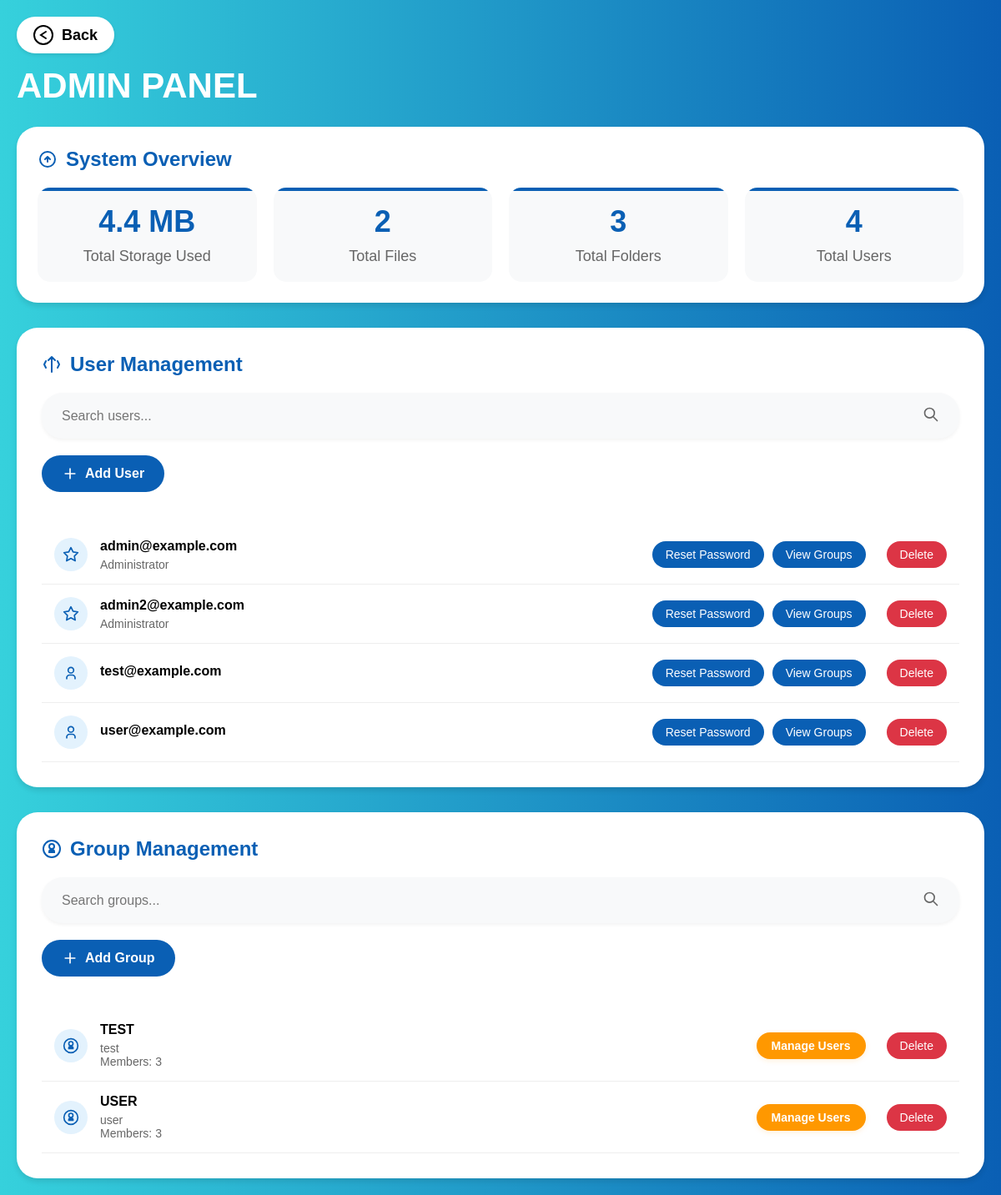
Screenshot of /admin/panel (signed in) with the database file from the repository.
### app.py (models this page shows, shortened)
class User(UserMixin, db.Model):
    id = db.Column(db.Integer, primary_key=True)
    email = db.Column(db.String(120), unique=True, nullable=False)
    password_hash = db.Column(db.String(128))
    is_admin = db.Column(db.Boolean, default=False)
    storage_limit = db.Column(db.BigInteger, default=5 * 1024 * 1024 * 1024)  # 5GB default
    last_login = db.Column(db.DateTime)
    files = db.relationship('File', backref='owner', lazy=True)
    folders = db.relationship('Folder', backref='owner', lazy=True)
    groups = db.relationship('Group', secondary='user_groups', backref=db.backref('users', lazy='dynamic'))

class Group(db.Model):
    id = db.Column(db.Integer, primary_key=True)
    name = db.Column(db.String(100), unique=True, nullable=False)
    description = db.Column(db.String(200))
    created_at = db.Column(db.DateTime, default=datetime.utcnow)

### app.py (the view)
@app.route('/admin/panel')
@login_required
def admin_panel():
    if not current_user.is_admin:
        flash('You do not have access to this page.', 'error')
        return render_template('user_dashboard.html')
    try:
        users = User.query.all()
        total_files = File.query.count()
        total_folders = Folder.query.count()
        total_storage_used = db.session.query(db.func.sum(File.size)).scalar() or 0
        if total_storage_used < 1024:
            total_storage_formatted = f"{total_storage_used} B"
        elif total_storage_used < 1024**2:
            total_storage_formatted = f"{total_storage_used/1024:.1f} KB"
        elif total_storage_used < 1024**3:
            total_storage_formatted = f"{total_storage_used/(1024**2):.1f} MB"
        else:
            total_storage_formatted = f"{total_storage_used/(1024**3):.1f} GB"
        user_storage = []
        for user in users:
            user_files = File.query.filter_by(owner_id=user.id).all()
            storage_used = sum(f.size for f in user_files)
            if storage_used < 1024**2:
                storage_formatted = f"{storage_used/1024:.1f} KB"
            elif storage_used < 1024**3:
                storage_formatted = f"{storage_used/(1024**2):.1f} MB"
            else:
                storage_formatted = f"{storage_used/(1024**3):.1f} GB"
            user_storage.append({
                'id': user.id,
                'email': user.email,
                'storage_used': storage_formatted,
                'storage_limit': f"{user.storage_limit/(1024**3):.1f} GB",
                'usage_percent': round((storage_used / user.storage_limit) * 100, 2) if user.storage_limit > 0 else 0
            })
        all_groups = Group.query.all()
        return render_template('admin_panel.html',
                             users=users,
                             user_storage=user_storage,
                             total_users=len(users),
                             total_files=total_files,
                             total_folders=total_folders,
                             total_storage=total_storage_formatted,
                             groups=all_groups)
    except Exception as e:
        flash(f'Erreur dans /admin/panel : {str(e)}', 'error')
        return redirect(url_for('admin_dashboard'))

### app.py (called while the page is built)
@login_manager.user_loader
def load_user(user_id):
    return User.query.get(int(user_id))

### templates/admin_panel.html (shortened to what this page needs)
<!DOCTYPE html>
<html lang="fr">
<head>
</head>
<body>
    <a href="{{ url_for('admin_dashboard') }}" class="back-button">
        <svg width="24" height="24" viewBox="0 0 24 24" fill="none">
            <circle cx="12" cy="12" r="11" stroke="black" stroke-width="2"/>
            <path d="M15 8L9 12L15 16" stroke="black" stroke-width="2" stroke-linecap="round"/>
        </svg>
        Back
    </a>
    <h1 class="admin-title">ADMIN PANEL</h1>
    <div class="stats-container">
        <h2 class="section-title">
            System Overview
        </h2>
        <div class="stats-grid">
            <div class="stat-card">
                <div class="stat-value">{{ total_storage }}</div>
                <div class="stat-label">Total Storage Used</div>
            </div>
            <div class="stat-card">
                <div class="stat-value">{{ total_files }}</div>
                <div class="stat-label">Total Files</div>
            </div>
            <div class="stat-card">
                <div class="stat-value">{{ total_folders }}</div>
                <div class="stat-label">Total Folders</div>
            </div>
            <div class="stat-card">
                <div class="stat-value">{{ total_users }}</div>
                <div class="stat-label">Total Users</div>
            </div>
        </div>
    </div>
    <div class="user-management">
        <h2 class="section-title">
            <svg width="24" height="24" viewBox="0 0 24 24" fill="none">
                <path d="M12 3V21M12 3L8 7M12 3L16 7M5 8L3 12L5 16M19 8L21 12L19 16" stroke="#0a5fb4" stroke-width="2" stroke-linecap="round" stroke-linejoin="round"/>
            </svg>
            User Management
        </h2>
        <div class="search-container">
            <input type="text" id="userSearch" class="search-input" placeholder="Search users...">
            <button class="search-btn">
                <svg width="20" height="20" viewBox="0 0 24 24" fill="none">
                    <path d="M21 21L15 15M17 10C17 13.866 13.866 17 10 17C6.13401 17 3 13.866 3 10C3 6.13401 6.13401 3 10 3C13.866 3 17 6.13401 17 10Z" stroke="#666" stroke-width="2" stroke-linecap="round" stroke-linejoin="round"/>
                </svg>
            </button>
        </div>
        <button class="btn-add-user" onclick="showAddUserModal()">
            <svg width="20" height="20" viewBox="0 0 24 24" fill="none">
                <path d="M12 5V19M5 12H19" stroke="white" stroke-width="2" stroke-linecap="round" stroke-linejoin="round"/>
            </svg>
            Add User
        </button>
        <ul class="activity-list" id="userList">
            {% for user in users %}
            <li class="activity-item">
                <div class="activity-icon">
                    {% if user.is_admin %}
                    <svg width="20" height="20" viewBox="0 0 24 24" fill="none">
                        <path d="M12 2L15.09 8.26L22 9.27L17 14.14L18.18 21.02L12 17.77L5.82 21.02L7 14.14L2 9.27L8.91 8.26L12 2Z" stroke="#0a5fb4" stroke-width="2" stroke-linecap="round" stroke-linejoin="round"/>
                    </svg>
                    {% else %}
                    <svg width="20" height="20" viewBox="0 0 24 24" fill="none">
                        <circle cx="12" cy="8" r="4" stroke="#0a5fb4" stroke-width="2"/>
                        <path d="M6 21V19C6 16.7909 7.79086 15 10 15H14C16.2091 15 18 16.7909 18 19V21" stroke="#0a5fb4" stroke-width="2"/>
                    </svg>
                    {% endif %}
                </div>
                <div class="activity-details">
                    <div class="activity-title">{{ user.email }}</div>
                    <div class="activity-meta">
                        {% if user.is_admin %}
                        <span class="badge">Administrator</span>
                        {% endif %}
                    </div>
                </div>
                <div class="user-actions">
                    <button class="btn-reset-password" data-user-id="{{ user.id }}">Reset Password</button>
                    <button class="btn-manage-groups" data-user-id="{{ user.id }}">View Groups</button>
                    <button class="btn-delete" data-user-id="{{ user.id }}">Delete</button>
                </div>
            </li>
            {% endfor %}
        </ul>
    </div>
    <div class="user-management">
        <h2 class="section-title">
            <svg width="24" height="24" viewBox="0 0 24 24" fill="none">
                <circle cx="12" cy="12" r="10" stroke="#0a5fb4" stroke-width="2"/>
                <path d="M8 15C8 13.3431 9.34315 12 11 12H13C14.6569 12 16 13.3431 16 15V17H8V15Z" fill="#0a5fb4"/>
                <circle cx="12" cy="9" r="3" stroke="#0a5fb4" stroke-width="2"/>
            </svg>
            Group Management
        </h2>
        <div class="search-container">
            <input type="text" id="groupSearch" class="search-input" placeholder="Search groups...">
            <button class="search-btn">
                <svg width="20" height="20" viewBox="0 0 24 24" fill="none">
                    <path d="M21 21L15 15M17 10C17 13.866 13.866 17 10 17C6.13401 17 3 13.866 3 10C3 6.13401 6.13401 3 10 3C13.866 3 17 6.13401 17 10Z" stroke="#666" stroke-width="2" stroke-linecap="round" stroke-linejoin="round"/>
                </svg>
            </button>
        </div>
        <button class="btn-add-user" onclick="showAddGroupModal()">
            <svg width="20" height="20" viewBox="0 0 24 24" fill="none">
                <path d="M12 5V19M5 12H19" stroke="white" stroke-width="2" stroke-linecap="round" stroke-linejoin="round"/>
            </svg>
            Add Group
        </button>
        <ul class="activity-list" id="groupList">
            {% for group in groups %}
            <li class="activity-item">
                <div class="activity-icon">
                    <svg width="20" height="20" viewBox="0 0 24 24" fill="none">
                        <circle cx="12" cy="12" r="10" stroke="#0a5fb4" stroke-width="2"/>
                        <path d="M8 15C8 13.3431 9.34315 12 11 12H13C14.6569 12 16 13.3431 16 15V17H8V15Z" fill="#0a5fb4"/>
                        <circle cx="12" cy="9" r="3" stroke="#0a5fb4" stroke-width="2"/>
                    </svg>
                </div>
                <div class="activity-details">
                    <div class="activity-title">{{ group.name }}</div>
                    <div class="activity-meta">
                        {{ group.description or 'No description' }}<br>
                        Members: {{ group.users.count() }}
                    </div>
                </div>
                <div class="user-actions">
                    <button class="btn-manage-users" data-group-id="{{ group.id }}">Manage Users</button>
                    <button class="btn-delete" data-group-id="{{ group.id }}">Delete</button>
                </div>
            </li>
            {% endfor %}
        </ul>
    </div>
</body>
</html>

### templates/admin_panel.html (style rules this page uses)
* { margin: 0; padding: 0; box-sizing: border-box; font-family: Arial, sans-serif; }
body { background: linear-gradient(to right, #36d1dc, #0a5fb4); color: black; min-height: 100vh; padding: 20px; }
.back-button { display: inline-flex; align-items: center; background-color: white; padding: 10px 20px; border-radius: 25px; width: fit-content; cursor: pointer; font-weight: bold; text-decoration: none; color: black; border: none; font-size: 18px; box-shadow: 0 2px 4px rgba(0, 0, 0, 0.1); transition: all 0.3s ease; }
.back-button svg { margin-right: 10px; }
.admin-title { color: white; font-size: 42px; font-weight: bold; margin: 15px 0 25px 0; }
.section-title { color: #0a5fb4; font-size: 24px; margin-bottom: 20px; display: flex; align-items: center; gap: 10px; }
.stats-container { background-color: white; border-radius: 25px; padding: 25px; margin-bottom: 30px; box-shadow: 0 4px 6px rgba(0, 0, 0, 0.1); }
.stats-grid { display: grid; grid-template-columns: repeat(auto-fit, minmax(250px, 1fr)); gap: 20px; }
.stat-card { background-color: #f8f9fa; border-radius: 15px; padding: 20px; text-align: center; transition: all 0.3s ease; position: relative; overflow: hidden; }
.stat-card::before { content: ''; position: absolute; top: 0; left: 0; width: 100%; height: 4px; background: #0a5fb4; }
.stat-value { font-size: 36px; font-weight: bold; color: #0a5fb4; margin-bottom: 10px; }
.stat-label { font-size: 18px; color: #666; }
.user-management { background-color: white; border-radius: 25px; padding: 30px; margin-top: 30px; box-shadow: 0 4px 6px rgba(0, 0, 0, 0.1); }
.btn-add-user { background-color: #0a5fb4; color: white; border: none; padding: 12px 24px; border-radius: 25px; font-weight: bold; font-size: 16px; margin-bottom: 20px; cursor: pointer; transition: all 0.3s ease; display: inline-flex; align-items: center; gap: 8px; }
.activity-list { list-style: none; margin-top: 20px; }
.activity-item { display: flex; align-items: center; padding: 15px; border-bottom: 1px solid #eee; transition: background-color 0.3s ease; }
.activity-icon { width: 40px; height: 40px; border-radius: 50%; background: #e3f2fd; display: flex; align-items: center; justify-content: center; margin-right: 15px; }
.activity-details { flex-grow: 1; }
.activity-title { font-weight: bold; margin-bottom: 5px; }
.activity-meta { font-size: 14px; color: #666; }
.btn-delete { background-color: #dc3545; color: white; border: none; padding: 8px 16px; border-radius: 25px; cursor: pointer; transition: all 0.3s ease; font-size: 14px; margin-left: 15px; }
.user-actions { display: flex; gap: 10px; }
.btn-reset-password, .btn-manage-groups { background-color: #0a5fb4; color: white; border: none; padding: 8px 16px; border-radius: 25px; cursor: pointer; transition: all 0.3s ease; font-size: 14px; }
.btn-manage-users { background-color: #ff9800; color: white; border: none; padding: 8px 18px; border-radius: 25px; cursor: pointer; transition: all 0.3s ease; font-size: 14px; font-weight: bold; box-shadow: 0 2px 6px rgba(255, 152, 0, 0.15); margin-left: 10px; }
.search-container { display: flex; align-items: center; margin-bottom: 20px; background-color: #f8f9fa; border-radius: 25px; padding: 8px 16px; box-shadow: 0 2px 4px rgba(0, 0, 0, 0.05); }
.search-input { flex: 1; border: none; background: none; padding: 8px; font-size: 16px; color: #333; outline: none; }
.search-btn { background: none; border: none; padding: 8px; cursor: pointer; transition: transform 0.2s ease; }

### rows the page displays
User: is_admin True (drawn), email "admin@example.com"
User: is_admin True (drawn), email "admin2@example.com"
User: is_admin False (drawn), email "test@example.com"
User: is_admin False (drawn), email "user@example.com"
Group: name "TEST", description "test", users.count "3"
Group: name "USER", description "user", users.count "3"

### other values shown
{{ total_storage }} "4.4 MB"
{{ total_files }} "2"
{{ total_folders }} "3"
{{ total_users }} "4"
